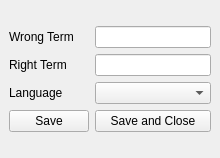
<?xml version="1.0" encoding="UTF-8"?>
<ui version="4.0">
 <class>MainWindow</class>
 <widget class="QMainWindow" name="MainWindow">
  <property name="geometry">
   <rect>
    <x>0</x>
    <y>0</y>
    <width>220</width>
    <height>158</height>
   </rect>
  </property>
  <property name="minimumSize">
   <size>
    <width>200</width>
    <height>0</height>
   </size>
  </property>
  <property name="windowTitle">
   <string>Add Terms</string>
  </property>
  <widget class="QWidget" name="centralwidget">
   <layout class="QGridLayout" name="gridLayout_2">
    <item row="0" column="0">
     <layout class="QGridLayout" name="gridLayout">
      <item row="1" column="0">
       <widget class="QLabel" name="label_2">
        <property name="text">
         <string>Right Term</string>
        </property>
       </widget>
      </item>
      <item row="0" column="1">
       <widget class="QLineEdit" name="wrong"/>
      </item>
      <item row="0" column="0">
       <widget class="QLabel" name="label">
        <property name="text">
         <string>Wrong Term</string>
        </property>
       </widget>
      </item>
      <item row="2" column="0">
       <widget class="QLabel" name="label_3">
        <property name="text">
         <string>Language</string>
        </property>
       </widget>
      </item>
      <item row="1" column="1">
       <widget class="QLineEdit" name="right"/>
      </item>
      <item row="3" column="0">
       <widget class="QPushButton" name="save">
        <property name="text">
         <string>Save</string>
        </property>
       </widget>
      </item>
      <item row="2" column="1">
       <widget class="QComboBox" name="languages"/>
      </item>
      <item row="3" column="1">
       <widget class="QPushButton" name="save_close">
        <property name="text">
         <string>Save and Close</string>
        </property>
       </widget>
      </item>
     </layout>
    </item>
   </layout>
  </widget>
 </widget>
 <tabstops>
  <tabstop>wrong</tabstop>
  <tabstop>right</tabstop>
  <tabstop>languages</tabstop>
  <tabstop>save</tabstop>
  <tabstop>save_close</tabstop>
 </tabstops>
 <resources/>
 <connections/>
</ui>
